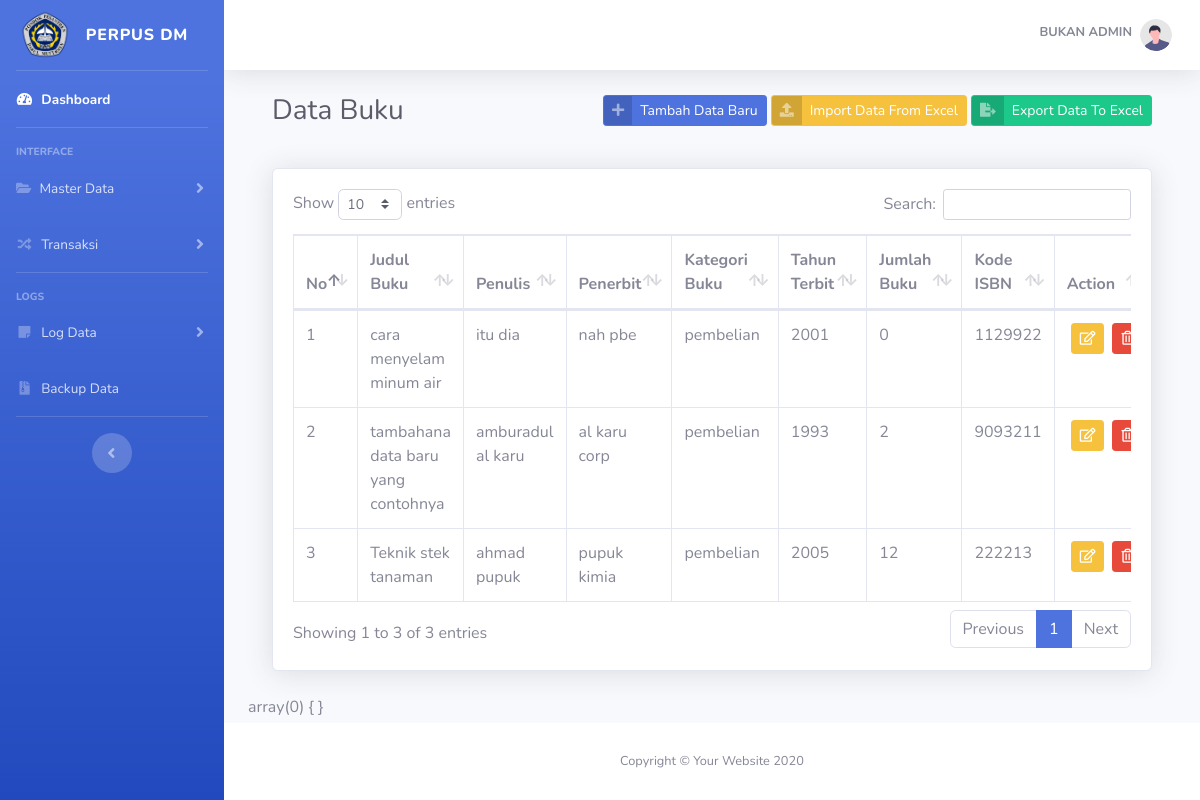
The app's page /index.php?pages=buku (signed in) with its own data.
### tables this page shows
CREATE TABLE `tb_user` (
  `id_user` int(11) NOT NULL,
  `nama` varchar(20) NOT NULL,
  `username` varchar(20) NOT NULL,
  `password` varchar(50) NOT NULL,
  `level` enum('admin','user') DEFAULT NULL
);

CREATE TABLE `tb_buku` (
  `id_buku` char(20) NOT NULL,
  `judul` varchar(100) DEFAULT NULL,
  `penulis` varchar(100) DEFAULT NULL,
  `penerbit` varchar(50) DEFAULT NULL,
  `kategori` enum('hibah','pembelian') DEFAULT NULL,
  `tahun_terbit` char(5) DEFAULT NULL,
  `jumlah` int(11) DEFAULT NULL,
  `isbn` varchar(50) DEFAULT NULL
);

### pages/buku/buku.php (the view, shortened to what this page needs)
<?php
require_once "_config/conn.php";
$show_buku = mysqli_query($conn, "SELECT * FROM tb_buku");
?>
<div class="container">
    <div class="d-sm-flex align-items-center justify-content-between mb-4">
        <div class="mb-3">
            <h1 class="h3 mb-0 text-gray-800">Data Buku</h1>
        </div>
        <div class="mb-3">
            <a href="#" class="btn btn-primary btn-icon-split btn-sm" data-toggle="modal" data-target="#tambahbuku">
                <span class="icon text-white-50">
                    <i class="fas fa-plus"></i>
                </span>
                <span class="text">Tambah Data Baru</span>
            </a>
            <a href="" class="btn btn-warning btn-icon-split btn-sm">
                <span class="icon text-white-50">
                    <i class="fas fa-upload"></i>
                </span>
                <span class="text">Import Data From Excel</span>
            </a>
            <a href="" class="btn btn-success btn-icon-split btn-sm">
                <span class="icon text-white-50">
                    <i class="fas fa-file-export"></i>
                </span>
                <span class="text">Export Data To Excel</span>
            </a>
        </div>
    </div>
    <div class="card shadow mb-4">
        <div class="card-body">
            <div class="table-responsive">
                <table class="table table-bordered" id="dataTable" width="100%" cellspacing="0">
                    <thead>
                        <tr>
                            <th>No</th>
                            <th>Judul Buku</th>
                            <th>Penulis</th>
                            <th>Penerbit</th>
                            <th>Kategori Buku</th>
                            <th>Tahun Terbit</th>
                            <th>Jumlah Buku</th>
                            <th>Kode ISBN</th>
                            <th>Action</th>
                        </tr>
                    </thead>
                    <tbody>
                        <?php
                        $no = 1;
                        foreach ($show_buku as $buku) : ?>
                            <tr>
                                <td style="width: auto;"><?= $no ?></td>
                                <td><?= $buku['judul'] ?></td>
                                <td><?= $buku['penulis'] ?></td>
                                <td><?= $buku['penerbit'] ?></td>
                                <td><?= $buku['kategori'] ?></td>
                                <td><?= $buku['tahun_terbit'] ?></td>
                                <td><?= $buku['jumlah'] ?></td>
                                <td><?= $buku['isbn'] ?></td>
                                <td class="d-sm-inline-flex ">
                                    <a href="" class="btn btn-sm btn-warning ml-1" id="btn_edit" data-toggle="modal" data-target="#modal_edit" data-id="<?= $buku['id_buku']; ?>" data-judul="<?= $buku['judul'] ?>" data-penulis="<?= $buku['penulis'] ?>" data-penerbit="<?= $buku['penerbit'] ?>" data-kategori="<?= $buku['kategori'] ?>" data-tahun="<?= $buku['tahun_terbit'] ?>" data-jumlah="<?= $buku['jumlah'] ?>" data-isbn="<?= $buku['isbn'] ?>">
                                        <i class=" far fa-edit"></i></a>
                                    <a href="?pages=buku&aksi=hapus&id=<?= $buku['id_buku']; ?>" class="btn btn-sm btn-danger ml-2"><i class="far fa-trash-alt">
                                        </i></a>
                                </td>
                            </tr>
                        <?php
                            $no++;
                        endforeach; ?>
                    </tbody>
                </table>
            </div>
        </div>
    </div>
</div>
<?php
var_dump($_POST);
?>

### index.php (shortened to what this page needs)
<?php
require_once "_config/conn.php";
if ($_SESSION['admin'] || @$_SESSION['user']) {
    $user = $_SESSION['admin'];
    $sql = mysqli_query($conn, "SELECT * FROM tb_user WHERE id_user='$user'");
    $data = $sql->fetch_assoc();
?>
    <!DOCTYPE html>
    <html lang="en">
    <head>
        <link href="vendor/fontawesome-free/css/all.min.css" rel="stylesheet" type="text/css">
        <link href="css/sb-admin-2.min.css" rel="stylesheet">
        <link href="vendor/datatables/dataTables.bootstrap4.min.css" rel="stylesheet">
    </head>
    <body id="page-top">
        <div id="wrapper">
            <ul class="navbar-nav bg-gradient-primary sidebar sidebar-dark accordion" id="accordionSidebar">
                <a class="sidebar-brand d-flex align-items-center justify-content-center" href="index.php">
                    <img class="rounded-circle" src="img/logo.png" alt="" style="width: 50px;">
                    <div class="sidebar-brand-text mx-3">PERPUS DM</div>
                </a>
                <hr class="sidebar-divider my-0">
                <li class="nav-item active">
                    <a class="nav-link" href="index.php">
                        <i class="fas fa-fw fa-tachometer-alt"></i>
                        <span>Dashboard</span></a>
                </li>
                <hr class="sidebar-divider">
                <div class="sidebar-heading">
                    Interface
                </div>
                <li class="nav-item">
                    <a class="nav-link collapsed" href="#" data-toggle="collapse" data-target="#collapseTwo" aria-expanded="true" aria-controls="collapseTwo">
                        <i class="fas fa-folder-open fa-cog"></i>
                        <span>Master Data</span>
                    </a>
                </li>
                <li class="nav-item">
                    <a class="nav-link collapsed" href="#" data-toggle="collapse" data-target="#collapseUtilities" aria-expanded="true" aria-controls="collapseUtilities">
                        <i class="fas fa-fw fa-random"></i>
                        <span>Transaksi</span>
                    </a>
                </li>
                <hr class="sidebar-divider">
                <div class="sidebar-heading">
                    Logs
                </div>
                <li class="nav-item">
                    <a class="nav-link collapsed" href="#" data-toggle="collapse" data-target="#collapsePages" aria-expanded="true" aria-controls="collapsePages">
                        <i class="fas fa-fw fa-sticky-note"></i>
                        <span>Log Data</span>
                    </a>
                </li>
                <li class="nav-item">
                    <a class="nav-link" href="">
                        <i class="fas fa-fw fa-file-archive"></i>
                        <span>Backup Data</span></a>
                </li>
                <hr class="sidebar-divider d-none d-md-block">
                <div class="text-center d-none d-md-inline">
                    <button class="rounded-circle border-0" id="sidebarToggle"></button>
                </div>
            </ul>
            <div id="content-wrapper" class="d-flex flex-column">
                <div id="content">
                    <nav class="navbar navbar-expand navbar-light bg-white topbar mb-4 static-top shadow">
                        <ul class="navbar-nav ml-auto">
                            <li class="nav-item dropdown no-arrow">
                                <a class="nav-link dropdown-toggle" href="#" id="userDropdown" role="button" data-toggle="dropdown" aria-haspopup="true" aria-expanded="false">
                                    <span class="mr-2 d-none d-lg-inline text-gray-600 small font-weight-bold mb-1 text-uppercase"><?= $data['nama']; ?></span>
                                    <img class="img-profile rounded-circle" src="img/undraw_profile.svg">
                                </a>
                            </li>
                        </ul>
                    </nav>
                    <div class="container-fluid">
                        <div class="bock-header">
                            <?php
                            $pages = $_GET['pages'];
                            $aksi = $_GET['aksi'];
                            if ($pages == "anggota") {
                                if ($aksi == "") {
                                    include "pages/anggota/anggota.php";
                                } elseif ($aksi == "tambah") {
                                } elseif ($aksi == "ubah") {
                                } elseif ($aksi == "hapus") {
                                    include "pages/anggota/hapus.php";
                                }
                            } elseif ($pages == "buku") {
                                if ($aksi == "hapus") {
                                    include "pages/buku/hapus.php";
                                } else {
                                    include "pages/buku/buku.php";
                                }
                            } elseif ($pages == "peminjaman") {
                                include "pages/peminjaman/peminjaman.php";
                            } elseif ($pages == "kembali") {
                                include "pages/kembali/kembali.php";
                            } elseif ($pages == "user") {
                                include "pages/user/profile.php";
                            } elseif ($pages == "settings") {
                                include "pages/user/settings.php";
                            } elseif ($pages == "kelas") {
                                include "pages/kelas/kelas.php";
                            } elseif ($pages == "logs") {
                                if ($aksi == "pinjam") {
                                    include "pages/logs/pinjam.php";
                                } else if ($aksi == "kembali") {
                                    include "pages/logs/kembali.php";
                                }
                            } else {
                                include "pages/dasboard/dasboard.php";
                            }
                            ?>
                        </div>
                    </div>
                </div>
                <footer class="sticky-footer bg-white">
                    <div class="container my-auto">
                        <div class="copyright text-center my-auto">
                            <span>Copyright &copy; Your Website 2020</span>
                        </div>
                    </div>
                </footer>
            </div>
        </div>
    </body>
    </html>
<?php
} else {
    header("location:login.php");
}
?>

### records on screen
tb_user: nama "BUKAN ADMIN"
tb_buku: judul "cara menyelam minum air", penulis "itu dia", penerbit "nah pbe", kategori "pembelian", tahun_terbit "2001", jumlah "0", isbn "1129922"
tb_buku: judul "tambahana data baru yang contohnya", penulis "amburadul al karu", penerbit "al karu corp", kategori "pembelian", tahun_terbit "1993", jumlah "2", isbn "9093211"
tb_buku: judul "Teknik stek tanaman", penulis "ahmad pupuk", penerbit "pupuk kimia", kategori "pembelian", tahun_terbit "2005", jumlah "12", isbn "222213"
